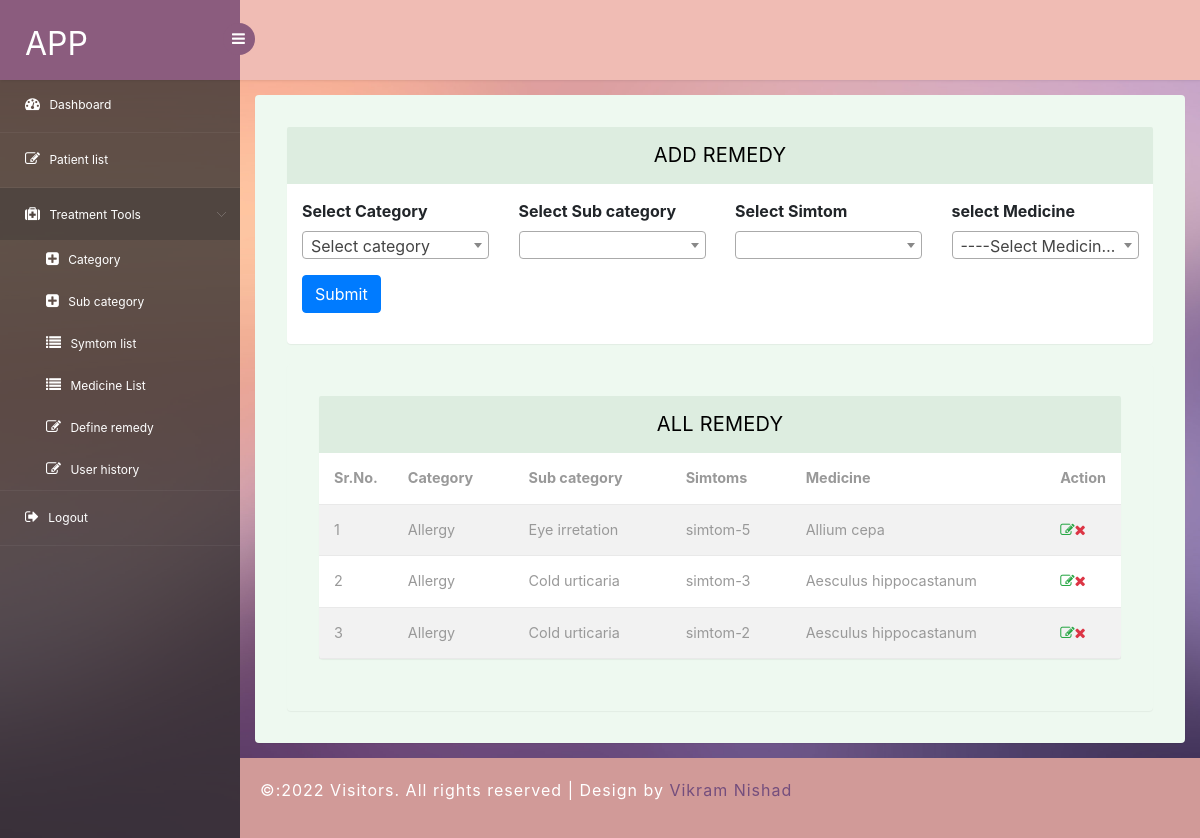
The page /find_remdy.php (signed in) on the database its author committed.
### tables this page shows
CREATE TABLE `find_right_medicine` (
  `id` int(55) NOT NULL,
  `simtom` int(22) NOT NULL,
  `medicine` int(22) NOT NULL,
  `other` varchar(55) NOT NULL
);

CREATE TABLE `category` (
  `id` int(11) NOT NULL,
  `catname` varchar(55) NOT NULL,
  `descrition` varchar(33) NOT NULL
);

CREATE TABLE `subcategory` (
  `id` int(22) NOT NULL,
  `category` int(22) NOT NULL,
  `subcategory` varchar(22) NOT NULL,
  `decription` varchar(22) NOT NULL
);

CREATE TABLE `simtoms` (
  `id` int(22) NOT NULL,
  `subcategory` int(22) NOT NULL,
  `simtom` varchar(55) NOT NULL,
  `description` varchar(55) NOT NULL
);

CREATE TABLE `medicine_list` (
  `id` int(11) NOT NULL,
  `medicine` varchar(22) NOT NULL,
  `dilutions` varchar(22) NOT NULL,
  `description` varchar(22) NOT NULL
);

### find_remdy.php (the view, shortened to what this page needs)
<?php
 include('server_connection.php');
?>
<!DOCTYPE html>
<html>
<head>
  <?php include('head.php');  ?>
</head>
<body>
<?php include('header.php') ?>
<?php  include('aside.php'); ?>
<section id="main-content">
  <section class="wrapper">
          <div class="table-agile-info">
  <div class="panel panel-default">
    <div class="panel-heading">
    Add Remedy
    </div>
    <div class="panel-body">
   <form class="row" method="post" action="">
<div class="form-group col-sm-3">
  <label>Select Category</label>
</div>
<div class="form-group col-sm-3">
  <label>Select Sub category</label>
</div>
<div class="form-group col-sm-3">
  <label>Select Simtom</label>
</div>
  <div class="form-group col-sm-3">
    <label for="medicine2">select Medicine</label>
  </div>
  <div class="form-group col-sm-12">
  <button type="submit" class="btn btn-primary" name="submit">Submit</button>
  </div>
</form>
  </div>
</div>
    <div class="table-agile-info">
  <div class="panel panel-default">
    <div class="panel-heading">
     All Remedy
    </div>
    <div class="table-responsive">
      <table class="table table-striped b-t b-light">
        <thead>
          <tr>
            <th style="width:20px;">
             Sr.No.
            </th>
             <th>Category</th>
              <th>Sub category</th>
            <th>Simtoms</th>
            <th>Medicine</th>
            <th style="width:30px;">Action</th>
          </tr>
        </thead>
        <tbody>
   <?php
   	$num=1;
    $sql="SELECT find_right_medicine.id as id, simtoms.simtom as simt, medicine_list.medicine as nm,subcategory.subcategory as subcat,category.catname catg FROM find_right_medicine INNER JOIN simtoms ON find_right_medicine.simtom = simtoms.id LEFT join medicine_list on find_right_medicine.medicine=medicine_list.id LEFT JOIN subcategory on simtoms.subcategory=subcategory.id LEFT JOIN category on subcategory.category=category.id ORDER BY find_right_medicine.id DESC";
    $run=mysqli_query($con,$sql);
    while ($data=mysqli_fetch_assoc($run)) {
   ?>
          <tr>
          	<td><span class="text-ellipsis"><?php  echo$num;   ?></span></td>
          	 <td><span class="text-ellipsis"><?php  echo$data['catg'];   ?></td>
            <td><span class="text-ellipsis"><?php  echo$data['subcat'];   ?></td>
           <td><span class="text-ellipsis"><?php  echo$data['simt'];   ?></td>
            <td><span class="text-ellipsis"><?php  echo$data['nm'];   ?></span></td>
            <td>
              <a href="" class="active" ui-toggle-class=""><i class="fa fa-edit text-success text-active"></i><i class="fa fa-times text-danger text"></i></a>
            </td>
          </tr>
        <?php $num++; }?>
        </tbody>
      </table>
    </div>
  </div>
</div>
<?php   include('footer.php'); ?>
</body>
</html>

### head.php (shortened to what this page needs)
<link rel="stylesheet" href="css/bootstrap.min.css" >
<link href="css/style.css" rel='stylesheet' type='text/css' />
<link href="css/style-responsive.css" rel="stylesheet"/>
<link rel="stylesheet" href="css/font.css" type="text/css"/>
<link href="css/font-awesome.css" rel="stylesheet">
 <link rel="stylesheet" href="https://cdn.jsdelivr.net/npm/bootstrap@4.0.0/dist/css/bootstrap.min.css">
 <link href="https://cdn.jsdelivr.net/npm/select2@4.0.13/dist/css/select2.min.css" rel="stylesheet" />

### header.php
<section id="container">
<header class="header fixed-top clearfix">
<div class="brand">
    <a href="#" class="logo">
        App
    </a>
    <div class="sidebar-toggle-box">
        <div class="fa fa-bars"></div>
    </div>
</div>
</header>

### aside.php
<aside>
    <div id="sidebar" class="nav-collapse">
        <div class="leftside-navigation">
            <ul class="sidebar-menu" id="nav-accordion">
                <li>
                    <a href="index.php">
                        <i class="fa fa-dashboard"></i>
                        <span>Dashboard</span>
                    </a>
                </li>
                    <li>
                    <a href="patient_list.php">
                        <i class="fa fa-edit"></i>
                        <span> Patient list </span>
                    </a>
                </li>
                <li class="sub-menu">
                            <a class="active" href="javascript:;">
                                <i class="fa fa-medkit"></i>
                                <span>Treatment Tools</span>
                            </a>
                            <ul class="sub">
                         <li>
                            <a href="category.php">
                                <i class="fa fa-plus-square"></i>
                                <span> Category </span>
                            </a>
                        </li>
                        <li>
                            <a href="subcategory.php">
                                <i class="fa fa-plus-square "></i>
                                <span> Sub category </span>
                            </a>
                        </li>
                        <li>
                            <a href="simtoms.php">
                                <i class="fa fa-list"></i>
                                <span> Symtom list</span>
                            </a>
                        </li>
                         <li>
                            <a href="medicine_list.php">
                                <i class="fa fa-list"></i>
                                <span> Medicine List </span>
                            </a>
                        </li>
                         <li>
                            <a href="find_remdy.php">
                                <i class="fa fa-edit"></i>
                                <span> Define remedy </span>
                            </a>
                        </li>
                         <li>
                            <a href="userlog.php">
                                <i class="fa fa-edit"></i>
                                <span> User history </span>
                            </a>
                        </li>
                   </ul>
                </li>
                <li>
                    <a href="logout.php">
                        <i class="fa fa-sign-out "></i>
                        <span> Logout </span>
                    </a>
                </li>
            </ul>            </div>
    </div>
</aside>

### footer.php (shortened to what this page needs)
</section>
		  <div class="footer">
			<div class="wthree-copyright">
			  <p>&copy;:2022 Visitors. All rights reserved | Design by <a href="#">Vikram Nishad</a></p>
			</div>
		  </div>
</section>
</section>
</body>
</html>

### rows shown on the page
find_right_medicine: category.catname "Allergy", subcategory.subcategory "Eye irretation", simtoms.simtom "simtom-5", medicine_list.medicine "Allium cepa"
find_right_medicine: category.catname "Allergy", subcategory.subcategory "Cold urticaria", simtoms.simtom "simtom-3", medicine_list.medicine "Aesculus hippocastanum"
find_right_medicine: category.catname "Allergy", subcategory.subcategory "Cold urticaria", simtoms.simtom "simtom-2", medicine_list.medicine "Aesculus hippocastanum"
